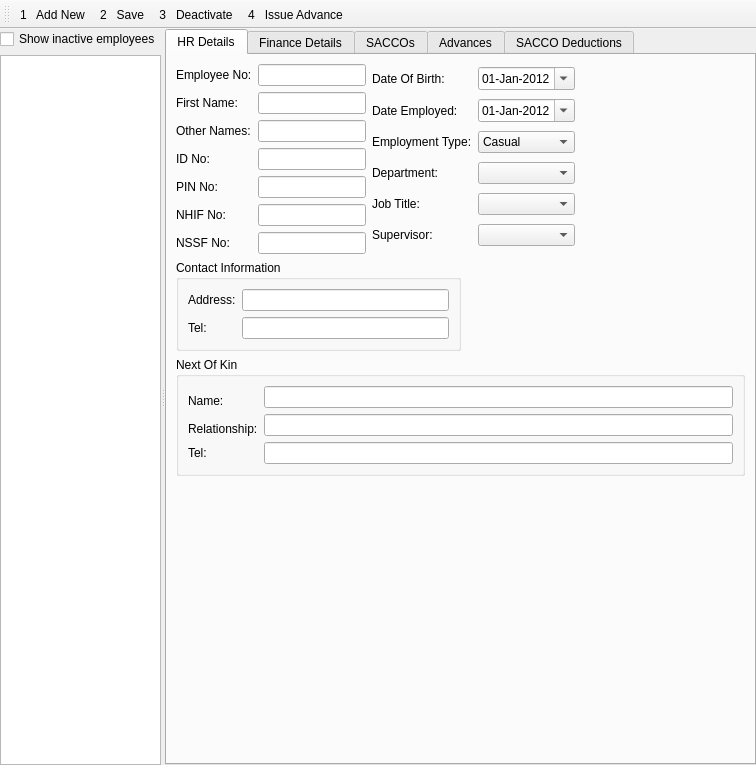
<?xml version="1.0" encoding="UTF-8"?>
<ui version="4.0">
 <class>Employees</class>
 <widget class="QMainWindow" name="Employees">
  <property name="geometry">
   <rect>
    <x>0</x>
    <y>0</y>
    <width>756</width>
    <height>765</height>
   </rect>
  </property>
  <property name="windowTitle">
   <string>Employees</string>
  </property>
  <property name="windowIcon">
   <iconset resource="../../MegvelERP/src/res.qrc">
    <normaloff>:/images/Users.png</normaloff>:/images/Users.png</iconset>
  </property>
  <widget class="QWidget" name="centralwidget">
   <layout class="QGridLayout" name="gridLayout_4">
    <property name="margin">
     <number>0</number>
    </property>
    <item row="0" column="0">
     <widget class="QSplitter" name="splitter">
      <property name="orientation">
       <enum>Qt::Horizontal</enum>
      </property>
      <widget class="QWidget" name="layoutWidget">
       <layout class="QVBoxLayout" name="verticalLayout">
        <item>
         <widget class="QCheckBox" name="ShowInactive">
          <property name="text">
           <string>Show inactive employees</string>
          </property>
         </widget>
        </item>
        <item>
         <widget class="CustomQueryView" name="treeView">
          <property name="sizePolicy">
           <sizepolicy hsizetype="Ignored" vsizetype="Ignored">
            <horstretch>0</horstretch>
            <verstretch>0</verstretch>
           </sizepolicy>
          </property>
          <property name="alternatingRowColors">
           <bool>true</bool>
          </property>
          <property name="sortingEnabled">
           <bool>true</bool>
          </property>
         </widget>
        </item>
       </layout>
      </widget>
      <widget class="QWidget" name="widget" native="true">
       <property name="sizePolicy">
        <sizepolicy hsizetype="Ignored" vsizetype="Ignored">
         <horstretch>2</horstretch>
         <verstretch>0</verstretch>
        </sizepolicy>
       </property>
       <layout class="QVBoxLayout" name="verticalLayout_2">
        <item>
         <widget class="QTabWidget" name="tabWidget">
          <property name="currentIndex">
           <number>0</number>
          </property>
          <widget class="QWidget" name="HrTab">
           <attribute name="title">
            <string>HR Details</string>
           </attribute>
           <layout class="QVBoxLayout" name="verticalLayout_6">
            <item>
             <layout class="QHBoxLayout" name="horizontalLayout_4">
              <item>
               <layout class="QGridLayout" name="gridLayout_7">
                <item row="0" column="0">
                 <widget class="QLabel" name="label">
                  <property name="text">
                   <string>Employee No:</string>
                  </property>
                 </widget>
                </item>
                <item row="0" column="1">
                 <widget class="QLineEdit" name="EmployeeNo"/>
                </item>
                <item row="1" column="0">
                 <widget class="QLabel" name="label_2">
                  <property name="text">
                   <string>First Name:</string>
                  </property>
                 </widget>
                </item>
                <item row="1" column="1">
                 <widget class="QLineEdit" name="FirstName"/>
                </item>
                <item row="2" column="0">
                 <widget class="QLabel" name="label_3">
                  <property name="text">
                   <string>Other Names:</string>
                  </property>
                 </widget>
                </item>
                <item row="2" column="1">
                 <widget class="QLineEdit" name="OtherNames"/>
                </item>
                <item row="3" column="0">
                 <widget class="QLabel" name="label_4">
                  <property name="text">
                   <string>ID No:</string>
                  </property>
                 </widget>
                </item>
                <item row="3" column="1">
                 <widget class="QLineEdit" name="IDNo"/>
                </item>
                <item row="4" column="0">
                 <widget class="QLabel" name="label_7">
                  <property name="text">
                   <string>PIN No:</string>
                  </property>
                 </widget>
                </item>
                <item row="4" column="1">
                 <widget class="QLineEdit" name="PINNo"/>
                </item>
                <item row="5" column="0">
                 <widget class="QLabel" name="label_9">
                  <property name="text">
                   <string>NHIF No:</string>
                  </property>
                 </widget>
                </item>
                <item row="5" column="1">
                 <widget class="QLineEdit" name="NHIFNo"/>
                </item>
                <item row="6" column="0">
                 <widget class="QLabel" name="label_8">
                  <property name="text">
                   <string>NSSF No:</string>
                  </property>
                 </widget>
                </item>
                <item row="6" column="1">
                 <widget class="QLineEdit" name="NSSFNo"/>
                </item>
               </layout>
              </item>
              <item>
               <layout class="QGridLayout" name="gridLayout_3">
                <item row="0" column="0">
                 <widget class="QLabel" name="label_10">
                  <property name="text">
                   <string>Date Of Birth:</string>
                  </property>
                 </widget>
                </item>
                <item row="0" column="1">
                 <widget class="QDateEdit" name="DateOfBirth">
                  <property name="date">
                   <date>
                    <year>2012</year>
                    <month>1</month>
                    <day>1</day>
                   </date>
                  </property>
                  <property name="displayFormat">
                   <string>dd-MMM-yyyy</string>
                  </property>
                  <property name="calendarPopup">
                   <bool>true</bool>
                  </property>
                 </widget>
                </item>
                <item row="1" column="0">
                 <widget class="QLabel" name="label_11">
                  <property name="text">
                   <string>Date Employed:</string>
                  </property>
                 </widget>
                </item>
                <item row="1" column="1">
                 <widget class="QDateEdit" name="DateEmployed">
                  <property name="date">
                   <date>
                    <year>2012</year>
                    <month>1</month>
                    <day>1</day>
                   </date>
                  </property>
                  <property name="displayFormat">
                   <string>dd-MMM-yyyy</string>
                  </property>
                  <property name="calendarPopup">
                   <bool>true</bool>
                  </property>
                 </widget>
                </item>
                <item row="2" column="0">
                 <widget class="QLabel" name="label_29">
                  <property name="text">
                   <string>Employment Type:</string>
                  </property>
                 </widget>
                </item>
                <item row="2" column="1">
                 <widget class="QComboBox" name="comboBox">
                  <property name="editable">
                   <bool>false</bool>
                  </property>
                  <item>
                   <property name="text">
                    <string>Casual</string>
                   </property>
                  </item>
                  <item>
                   <property name="text">
                    <string>Contract</string>
                   </property>
                  </item>
                  <item>
                   <property name="text">
                    <string>Permanent</string>
                   </property>
                  </item>
                 </widget>
                </item>
                <item row="3" column="0">
                 <widget class="QLabel" name="label_12">
                  <property name="text">
                   <string>Department:</string>
                  </property>
                 </widget>
                </item>
                <item row="3" column="1">
                 <widget class="QComboBox" name="Department"/>
                </item>
                <item row="4" column="0">
                 <widget class="QLabel" name="label_13">
                  <property name="text">
                   <string>Job Title:</string>
                  </property>
                 </widget>
                </item>
                <item row="4" column="1">
                 <widget class="QComboBox" name="JobTitle"/>
                </item>
                <item row="5" column="0">
                 <widget class="QLabel" name="label_14">
                  <property name="text">
                   <string>Supervisor:</string>
                  </property>
                 </widget>
                </item>
                <item row="5" column="1">
                 <widget class="QComboBox" name="Supervisor"/>
                </item>
               </layout>
              </item>
              <item>
               <spacer name="horizontalSpacer_7">
                <property name="orientation">
                 <enum>Qt::Horizontal</enum>
                </property>
                <property name="sizeHint" stdset="0">
                 <size>
                  <width>40</width>
                  <height>20</height>
                 </size>
                </property>
               </spacer>
              </item>
             </layout>
            </item>
            <item>
             <layout class="QHBoxLayout" name="horizontalLayout_5">
              <item>
               <widget class="QGroupBox" name="groupBox">
                <property name="title">
                 <string>Contact Information</string>
                </property>
                <layout class="QGridLayout" name="gridLayout_2">
                 <item row="0" column="0">
                  <widget class="QLabel" name="label_15">
                   <property name="text">
                    <string>Address:</string>
                   </property>
                  </widget>
                 </item>
                 <item row="1" column="0">
                  <widget class="QLabel" name="label_16">
                   <property name="text">
                    <string>Tel:</string>
                   </property>
                  </widget>
                 </item>
                 <item row="1" column="1">
                  <widget class="QLineEdit" name="Tel"/>
                 </item>
                 <item row="0" column="1">
                  <widget class="QLineEdit" name="Address"/>
                 </item>
                </layout>
               </widget>
              </item>
              <item>
               <spacer name="horizontalSpacer">
                <property name="orientation">
                 <enum>Qt::Horizontal</enum>
                </property>
                <property name="sizeHint" stdset="0">
                 <size>
                  <width>2</width>
                  <height>20</height>
                 </size>
                </property>
               </spacer>
              </item>
             </layout>
            </item>
            <item>
             <widget class="QGroupBox" name="groupBox_2">
              <property name="title">
               <string>Next Of Kin</string>
              </property>
              <layout class="QGridLayout" name="gridLayout">
               <item row="0" column="0" rowspan="2">
                <widget class="QLabel" name="label_17">
                 <property name="text">
                  <string>Name:</string>
                 </property>
                </widget>
               </item>
               <item row="0" column="1">
                <widget class="QLineEdit" name="Name"/>
               </item>
               <item row="1" column="1" rowspan="2">
                <widget class="QLineEdit" name="Relationship"/>
               </item>
               <item row="2" column="0">
                <widget class="QLabel" name="label_18">
                 <property name="text">
                  <string>Relationship:</string>
                 </property>
                </widget>
               </item>
               <item row="3" column="0">
                <widget class="QLabel" name="label_19">
                 <property name="text">
                  <string>Tel:</string>
                 </property>
                </widget>
               </item>
               <item row="3" column="1">
                <widget class="QLineEdit" name="Tel_2"/>
               </item>
              </layout>
             </widget>
            </item>
            <item>
             <spacer name="verticalSpacer">
              <property name="orientation">
               <enum>Qt::Vertical</enum>
              </property>
              <property name="sizeHint" stdset="0">
               <size>
                <width>22</width>
                <height>172</height>
               </size>
              </property>
             </spacer>
            </item>
           </layout>
          </widget>
          <widget class="QWidget" name="FinanceTab">
           <attribute name="title">
            <string>Finance Details</string>
           </attribute>
           <layout class="QGridLayout" name="gridLayout_5">
            <item row="0" column="0">
             <widget class="QLabel" name="label_5">
              <property name="text">
               <string>Basic Pay:</string>
              </property>
             </widget>
            </item>
            <item row="0" column="1">
             <widget class="QLineEdit" name="BasicPay"/>
            </item>
            <item row="0" column="2">
             <widget class="QLabel" name="label_6">
              <property name="text">
               <string>House Allowance:</string>
              </property>
             </widget>
            </item>
            <item row="0" column="3">
             <widget class="QLineEdit" name="HouseAllowance"/>
            </item>
            <item row="1" column="0">
             <widget class="QLabel" name="label_20">
              <property name="text">
               <string>Payment Method:</string>
              </property>
             </widget>
            </item>
            <item row="3" column="1">
             <widget class="QLineEdit" name="BankName"/>
            </item>
            <item row="1" column="1" colspan="2">
             <widget class="QComboBox" name="PaymentMethod">
              <property name="editable">
               <bool>true</bool>
              </property>
              <item>
               <property name="text">
                <string>Cash</string>
               </property>
              </item>
              <item>
               <property name="text">
                <string>Cheque</string>
               </property>
              </item>
              <item>
               <property name="text">
                <string>Direct Transfer</string>
               </property>
              </item>
             </widget>
            </item>
            <item row="3" column="0">
             <widget class="QLabel" name="label_21">
              <property name="text">
               <string>Bank Name:</string>
              </property>
             </widget>
            </item>
            <item row="3" column="3">
             <widget class="QLineEdit" name="BankBranch"/>
            </item>
            <item row="3" column="2">
             <widget class="QLabel" name="label_22">
              <property name="text">
               <string>Branch:</string>
              </property>
             </widget>
            </item>
            <item row="4" column="1">
             <widget class="QLineEdit" name="AccountName"/>
            </item>
            <item row="3" column="4">
             <spacer name="horizontalSpacer_2">
              <property name="orientation">
               <enum>Qt::Horizontal</enum>
              </property>
              <property name="sizeHint" stdset="0">
               <size>
                <width>159</width>
                <height>20</height>
               </size>
              </property>
             </spacer>
            </item>
            <item row="4" column="0">
             <widget class="QLabel" name="label_23">
              <property name="text">
               <string>Account Name:</string>
              </property>
             </widget>
            </item>
            <item row="4" column="3">
             <widget class="QLineEdit" name="AccountNo"/>
            </item>
            <item row="4" column="2">
             <widget class="QLabel" name="label_24">
              <property name="text">
               <string>Account No:</string>
              </property>
             </widget>
            </item>
            <item row="5" column="1">
             <spacer name="verticalSpacer_3">
              <property name="orientation">
               <enum>Qt::Vertical</enum>
              </property>
              <property name="sizeHint" stdset="0">
               <size>
                <width>20</width>
                <height>40</height>
               </size>
              </property>
             </spacer>
            </item>
           </layout>
          </widget>
          <widget class="QWidget" name="tab_4">
           <attribute name="title">
            <string>SACCOs</string>
           </attribute>
           <layout class="QVBoxLayout" name="verticalLayout_4">
            <item>
             <widget class="QLabel" name="label_25">
              <property name="text">
               <string>SACCOs where this employee is a member:</string>
              </property>
             </widget>
            </item>
            <item>
             <widget class="CustomQueryView" name="SaccoTree"/>
            </item>
            <item>
             <layout class="QHBoxLayout" name="horizontalLayout_2">
              <item>
               <widget class="QPushButton" name="NewSacco">
                <property name="text">
                 <string>Join New SACCO</string>
                </property>
               </widget>
              </item>
              <item>
               <widget class="QPushButton" name="SaveSacco">
                <property name="text">
                 <string>Save Changes</string>
                </property>
               </widget>
              </item>
              <item>
               <widget class="QPushButton" name="RemoveSacco">
                <property name="text">
                 <string>Remove Sacco</string>
                </property>
               </widget>
              </item>
              <item>
               <spacer name="horizontalSpacer_4">
                <property name="orientation">
                 <enum>Qt::Horizontal</enum>
                </property>
                <property name="sizeHint" stdset="0">
                 <size>
                  <width>40</width>
                  <height>20</height>
                 </size>
                </property>
               </spacer>
              </item>
             </layout>
            </item>
            <item>
             <widget class="QGroupBox" name="groupBox_3">
              <property name="title">
               <string>Details</string>
              </property>
              <layout class="QGridLayout" name="gridLayout_6">
               <item row="1" column="0">
                <widget class="QLabel" name="label_26">
                 <property name="text">
                  <string>Date Joined:</string>
                 </property>
                </widget>
               </item>
               <item row="1" column="1">
                <widget class="QDateEdit" name="SaccoDateJoined">
                 <property name="displayFormat">
                  <string>dd-MMM-yyyy</string>
                 </property>
                 <property name="calendarPopup">
                  <bool>true</bool>
                 </property>
                </widget>
               </item>
               <item row="1" column="4">
                <spacer name="horizontalSpacer_5">
                 <property name="orientation">
                  <enum>Qt::Horizontal</enum>
                 </property>
                 <property name="sizeHint" stdset="0">
                  <size>
                   <width>40</width>
                   <height>20</height>
                  </size>
                 </property>
                </spacer>
               </item>
               <item row="0" column="0">
                <widget class="QLabel" name="label_28">
                 <property name="text">
                  <string>Sacco:</string>
                 </property>
                </widget>
               </item>
               <item row="0" column="1" colspan="3">
                <widget class="QComboBox" name="SaccoList"/>
               </item>
               <item row="1" column="2">
                <widget class="QLabel" name="label_27">
                 <property name="text">
                  <string>Monthly Contribution:</string>
                 </property>
                </widget>
               </item>
               <item row="1" column="3">
                <widget class="QDoubleSpinBox" name="SaccoMonthlyContribution">
                 <property name="maximum">
                  <double>99990000.000000000000000</double>
                 </property>
                </widget>
               </item>
              </layout>
             </widget>
            </item>
           </layout>
          </widget>
          <widget class="QWidget" name="tab_3">
           <attribute name="title">
            <string>Advances</string>
           </attribute>
           <layout class="QVBoxLayout" name="verticalLayout_3">
            <item>
             <layout class="QHBoxLayout" name="horizontalLayout">
              <item>
               <widget class="QToolButton" name="AddAdvance">
                <property name="text">
                 <string>...</string>
                </property>
                <property name="icon">
                 <iconset resource="rc.qrc">
                  <normaloff>:/images/Icon_193.ico</normaloff>:/images/Icon_193.ico</iconset>
                </property>
               </widget>
              </item>
              <item>
               <widget class="QToolButton" name="DeleteAdvance">
                <property name="text">
                 <string>...</string>
                </property>
                <property name="icon">
                 <iconset resource="rc.qrc">
                  <normaloff>:/images/Icon_194.ico</normaloff>:/images/Icon_194.ico</iconset>
                </property>
               </widget>
              </item>
              <item>
               <spacer name="horizontalSpacer_3">
                <property name="orientation">
                 <enum>Qt::Horizontal</enum>
                </property>
                <property name="sizeHint" stdset="0">
                 <size>
                  <width>40</width>
                  <height>20</height>
                 </size>
                </property>
               </spacer>
              </item>
             </layout>
            </item>
            <item>
             <widget class="QTreeView" name="AdvancesTree">
              <property name="alternatingRowColors">
               <bool>true</bool>
              </property>
             </widget>
            </item>
           </layout>
          </widget>
          <widget class="QWidget" name="tab">
           <attribute name="title">
            <string>SACCO Deductions</string>
           </attribute>
           <layout class="QVBoxLayout" name="verticalLayout_5">
            <item>
             <widget class="QLabel" name="label_30">
              <property name="text">
               <string>Prevous Deductions</string>
              </property>
             </widget>
            </item>
            <item>
             <layout class="QHBoxLayout" name="horizontalLayout_3">
              <item>
               <widget class="QToolButton" name="AddSaccoPayment">
                <property name="text">
                 <string>...</string>
                </property>
                <property name="icon">
                 <iconset resource="rc.qrc">
                  <normaloff>:/images/Icon_193.ico</normaloff>:/images/Icon_193.ico</iconset>
                </property>
               </widget>
              </item>
              <item>
               <widget class="QToolButton" name="DeleteSaccoPayment">
                <property name="text">
                 <string>...</string>
                </property>
                <property name="icon">
                 <iconset resource="rc.qrc">
                  <normaloff>:/images/Icon_194.ico</normaloff>:/images/Icon_194.ico</iconset>
                </property>
               </widget>
              </item>
              <item>
               <spacer name="horizontalSpacer_6">
                <property name="orientation">
                 <enum>Qt::Horizontal</enum>
                </property>
                <property name="sizeHint" stdset="0">
                 <size>
                  <width>40</width>
                  <height>20</height>
                 </size>
                </property>
               </spacer>
              </item>
             </layout>
            </item>
            <item>
             <widget class="QTreeView" name="treeView_2"/>
            </item>
           </layout>
          </widget>
         </widget>
        </item>
       </layout>
      </widget>
     </widget>
    </item>
   </layout>
  </widget>
  <widget class="QToolBar" name="toolBar">
   <property name="font">
    <font>
     <pointsize>9</pointsize>
    </font>
   </property>
   <property name="windowTitle">
    <string>toolBar</string>
   </property>
   <attribute name="toolBarArea">
    <enum>TopToolBarArea</enum>
   </attribute>
   <attribute name="toolBarBreak">
    <bool>false</bool>
   </attribute>
   <addaction name="actionAdd_New"/>
   <addaction name="actionSave"/>
   <addaction name="actionDeactivate"/>
   <addaction name="actionIssue_Advance"/>
  </widget>
  <action name="actionAdd_New">
   <property name="text">
    <string>1   Add New</string>
   </property>
   <property name="shortcut">
    <string>Alt+1</string>
   </property>
  </action>
  <action name="actionSave">
   <property name="text">
    <string>2   Save</string>
   </property>
   <property name="shortcut">
    <string>Alt+2</string>
   </property>
  </action>
  <action name="actionDeactivate">
   <property name="text">
    <string>3   Deactivate</string>
   </property>
   <property name="shortcut">
    <string>Alt+3</string>
   </property>
  </action>
  <action name="actionIssue_Advance">
   <property name="text">
    <string>4   Issue Advance</string>
   </property>
   <property name="shortcut">
    <string>Alt+4</string>
   </property>
  </action>
 </widget>
 <customwidgets>
  <customwidget>
   <class>CustomQueryView</class>
   <extends>QTreeView</extends>
   <header>customqueryview.h</header>
  </customwidget>
 </customwidgets>
 <tabstops>
  <tabstop>EmployeeNo</tabstop>
  <tabstop>FirstName</tabstop>
  <tabstop>OtherNames</tabstop>
  <tabstop>IDNo</tabstop>
  <tabstop>PINNo</tabstop>
  <tabstop>NHIFNo</tabstop>
  <tabstop>NSSFNo</tabstop>
  <tabstop>DateOfBirth</tabstop>
  <tabstop>DateEmployed</tabstop>
  <tabstop>comboBox</tabstop>
  <tabstop>Department</tabstop>
  <tabstop>JobTitle</tabstop>
  <tabstop>Supervisor</tabstop>
  <tabstop>Address</tabstop>
  <tabstop>Tel</tabstop>
  <tabstop>Name</tabstop>
  <tabstop>Relationship</tabstop>
  <tabstop>Tel_2</tabstop>
  <tabstop>BasicPay</tabstop>
  <tabstop>HouseAllowance</tabstop>
  <tabstop>PaymentMethod</tabstop>
  <tabstop>BankName</tabstop>
  <tabstop>BankBranch</tabstop>
  <tabstop>AccountName</tabstop>
  <tabstop>AccountNo</tabstop>
  <tabstop>AddAdvance</tabstop>
  <tabstop>DeleteAdvance</tabstop>
  <tabstop>SaccoTree</tabstop>
  <tabstop>NewSacco</tabstop>
  <tabstop>SaveSacco</tabstop>
  <tabstop>RemoveSacco</tabstop>
  <tabstop>SaccoList</tabstop>
  <tabstop>SaccoDateJoined</tabstop>
  <tabstop>SaccoMonthlyContribution</tabstop>
 </tabstops>
 <resources>
  <include location="../../MegvelERP/src/res.qrc"/>
  <include location="rc.qrc"/>
 </resources>
 <connections/>
</ui>
